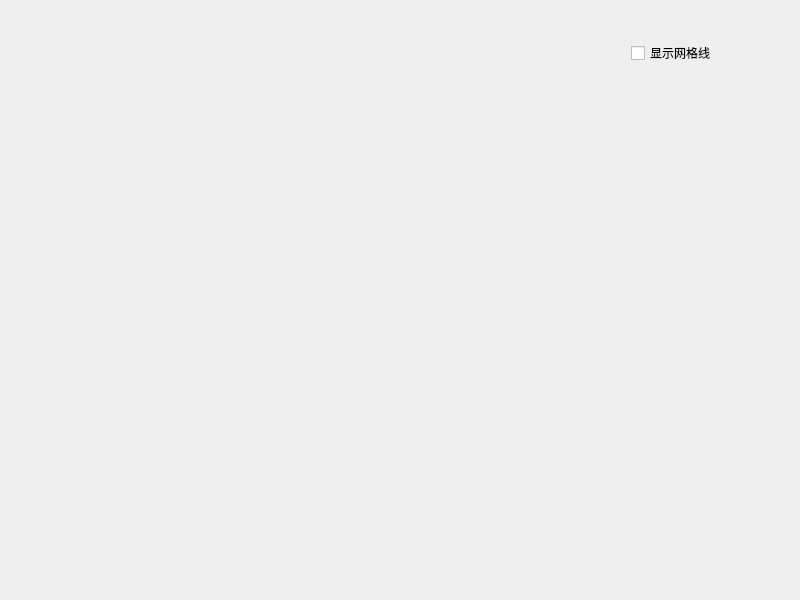
<?xml version="1.0" encoding="UTF-8"?>
<ui version="4.0">
    <class>MainWidget</class>
    <widget class="QWidget" name="MainWidget">
        <property name="geometry">
            <rect>
                <x>0</x>
                <y>0</y>
                <width>800</width>
                <height>600</height>
            </rect>
        </property>
        <property name="windowTitle">
            <string>MainWidget</string>
        </property>
        <widget class="LspeCanvas" name="canvas" native="true">
            <property name="geometry">
                <rect>
                    <x>0</x>
                    <y>0</y>
                    <width>600</width>
                    <height>600</height>
                </rect>
            </property>
        </widget>
        <widget class="QWidget" name="verticalLayoutWidget">
            <property name="geometry">
                <rect>
                    <x>620</x>
                    <y>30</y>
                    <width>161</width>
                    <height>541</height>
                </rect>
            </property>
            <layout class="QVBoxLayout" name="verticalLayout">
                <item>
                    <widget class="QCheckBox" name="cbAABB">
                        <property name="text">
                            <string>显示网格线</string>
                        </property>
                        <property name="checked">
                            <bool>false</bool>
                        </property>
                    </widget>
                </item>
                <item>
                    <spacer name="verticalSpacer">
                        <property name="orientation">
                            <enum>Qt::Vertical</enum>
                        </property>
                        <property name="sizeHint" stdset="0">
                            <size>
                                <width>20</width>
                                <height>40</height>
                            </size>
                        </property>
                    </spacer>
                </item>
            </layout>
        </widget>
    </widget>
    <layoutdefault spacing="6" margin="11" />
    <customwidgets>
        <customwidget>
            <class>LspeCanvas</class>
            <extends>QWidget</extends>
            <header location="global">lspecanvas.h</header>
            <container>1</container>
        </customwidget>
    </customwidgets>
    <resources />
    <connections />
</ui>
